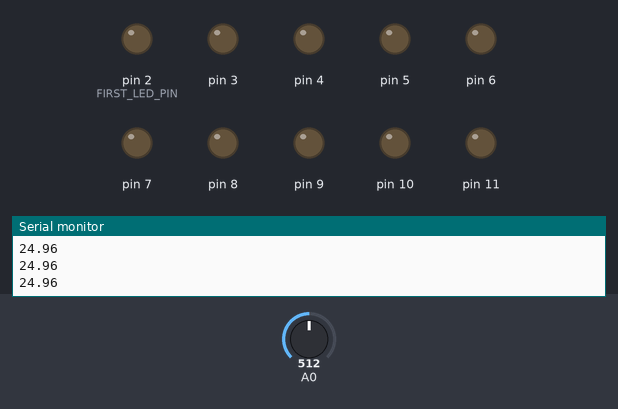
Bench run of a sketch on a simulated Arduino Uno, built with avr-gcc and run on an emulated ATmega328P. On the bench: output pins drawn as LEDs (lit = HIGH), the last lines printed to the serial monitor. Inputs (shaded band) come from the test bench; at power-on: A0 = 512.

Above: at 1.2 s.
1.3 s: A0 set to 503
At 1.8 s:
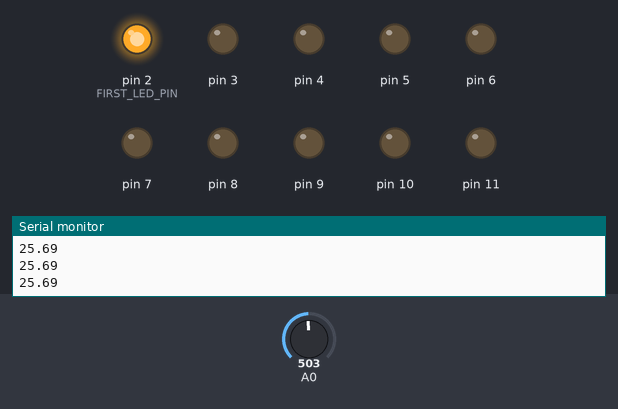
2.8 s: A0 set to 306
At 4.0 s:
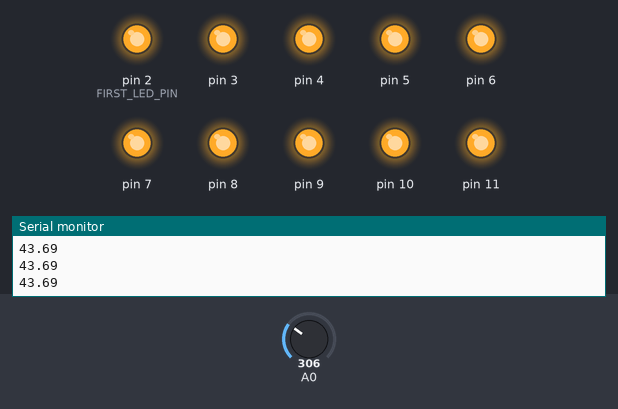
4.3 s: A0 set to 392
5.8 s: A0 set to 405
At 6.4 s:
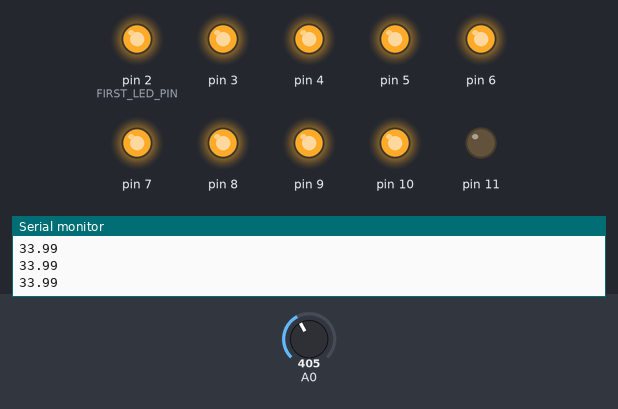
7.3 s: A0 set to 511
At 8.7 s:
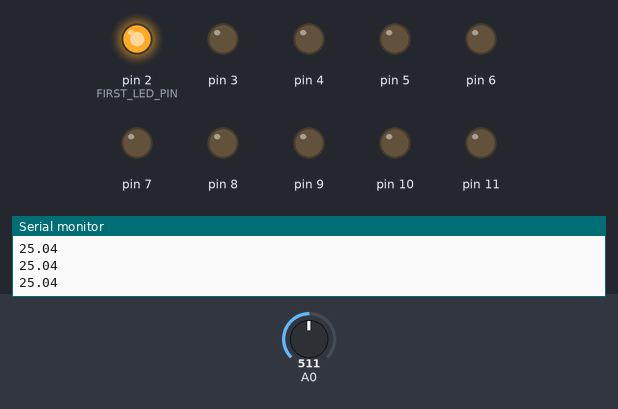
Timing chart, 0 to 9.8 s (numbered marks = the images above; inputs shaded):
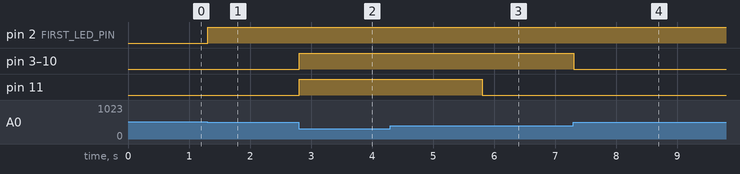

Measured:
- the behaviour switches between 512 and 511 on A0 (found by bisection; images 0 and 1)
- the behaviour switches between 404 and 405 on A0 (found by bisection; images 2 and 3)
- after the input at 1.3 s, pin 2 (FIRST_LED_PIN): LOW → HIGH at once
- after the input at 2.8 s, pin 3–11: LOW → HIGH at once
- after the input at 5.8 s, pin 11: HIGH → LOW at once
- after the input at 7.3 s, pin 3–10: HIGH → LOW at once

The sketch:

lab20_sketch.ino
```cpp
// Огромное количество готового кода уже написано другими людьми
// и хранится в виде отдельных файлов, которые называются
// библиотеками. Для использования кода из библиотеки, её нужно
// подключить (англ. include). Библиотека «math» даёт разные
// математические функции, в том числе функцию логарифма
// (англ. log), которая нам понадобится далее
#include <math.h>
#define FIRST_LED_PIN 2
#define LED_COUNT 10
// Параметр конкретного типа термистора (из datasheet):
#define TERMIST_B 4300
#define VIN 5.0
void setup()
{
  for (int i = 0; i < LED_COUNT; ++i) {
    pinMode(i + FIRST_LED_PIN, OUTPUT);
    digitalWrite(i + FIRST_LED_PIN, HIGH);
  }
  Serial.begin(9600);
}
void loop()
{
  // вычисляем температуру в °С с помощью магической формулы.
  // Используем при этом не целые числа, а вещественные. Их ещё
  // называют числами с плавающей (англ. float) точкой. В
  // выражениях с вещественными числами обязательно нужно явно
  // указывать дробную часть у всех констант. Иначе дробная
  // часть результата будет отброшена
  float voltage = analogRead(A0) * VIN / 1023.0;
  float r1 = voltage / (VIN - voltage);
  float temperature = 1./( 1./(TERMIST_B)*log(r1)+1./(25. + 273.) ) - 273;
  Serial.println(temperature);
  for (int i = 0; i < LED_COUNT; ++i) {
    // при 21°С должен гореть один сегмент, при 22°С — два и
    // т.д. Определяем должен ли гореть i-й нехитрым способом
    boolean enableSegment = (temperature >= 25+i);
    digitalWrite(i + FIRST_LED_PIN, enableSegment);
  }
}
```
